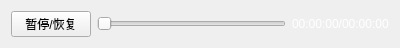
<?xml version="1.0" encoding="UTF-8"?>
<ui version="4.0">
 <class>FilePlayCtrlWidget</class>
 <widget class="QWidget" name="FilePlayCtrlWidget">
  <property name="geometry">
   <rect>
    <x>0</x>
    <y>0</y>
    <width>400</width>
    <height>41</height>
   </rect>
  </property>
  <property name="windowTitle">
   <string>FilePlayCtrlWidget</string>
  </property>
  <layout class="QHBoxLayout" name="horizontalLayout_2">
   <item>
    <widget class="QPushButton" name="pause_button">
     <property name="text">
      <string>暂停/恢复</string>
     </property>
    </widget>
   </item>
   <item>
    <widget class="QSlider" name="seek_slider">
     <property name="maximum">
      <number>999</number>
     </property>
     <property name="orientation">
      <enum>Qt::Horizontal</enum>
     </property>
    </widget>
   </item>
   <item>
    <widget class="QLabel" name="time_label">
     <property name="palette">
      <palette>
       <active>
        <colorrole role="WindowText">
         <brush brushstyle="SolidPattern">
          <color alpha="255">
           <red>255</red>
           <green>255</green>
           <blue>255</blue>
          </color>
         </brush>
        </colorrole>
       </active>
       <inactive>
        <colorrole role="WindowText">
         <brush brushstyle="SolidPattern">
          <color alpha="255">
           <red>255</red>
           <green>255</green>
           <blue>255</blue>
          </color>
         </brush>
        </colorrole>
       </inactive>
       <disabled>
        <colorrole role="WindowText">
         <brush brushstyle="SolidPattern">
          <color alpha="255">
           <red>120</red>
           <green>120</green>
           <blue>120</blue>
          </color>
         </brush>
        </colorrole>
       </disabled>
      </palette>
     </property>
     <property name="text">
      <string>00:00:00/00:00:00</string>
     </property>
    </widget>
   </item>
  </layout>
 </widget>
 <layoutdefault spacing="6" margin="11"/>
 <resources/>
 <connections/>
</ui>
